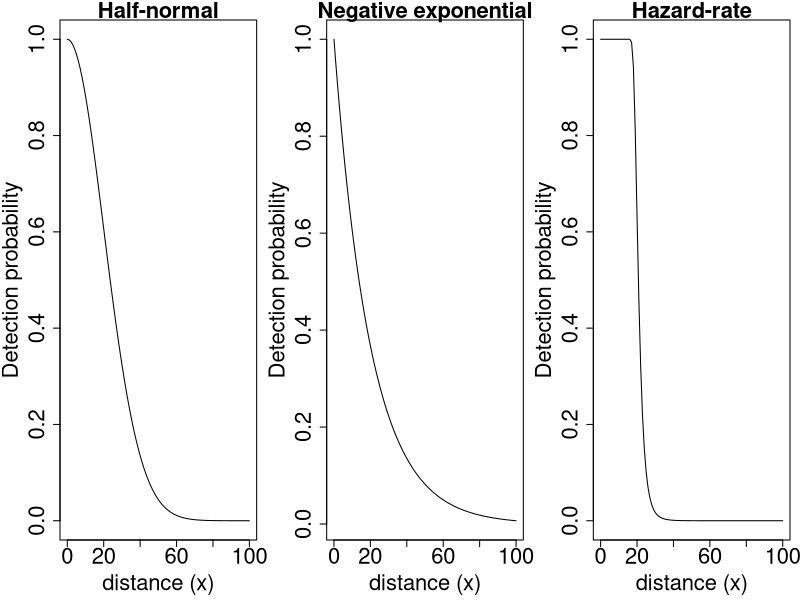

Here is the R script that generated this plot:
## ---- chunk 1
#| label: detfuns
#| echo: false
#| fig-width: 15
#| fig-height: 4.5
#| out-width: '95%'
#| fig-align: 'center'
par(mfrow=c(1,3), mai=c(0.6, 0.6, 0.2, 0.1))
plot(function(x, sigma=20) exp(-x^2/(2*sigma^2)), 0, 100, cex.lab=2,
     cex.axis=2, main="Half-normal", cex.main=2,
     xlab="distance (x)", ylab="Detection probability")
plot(function(x, sigma=20) exp(-x/sigma), 0, 100, cex.lab=2,
     cex.axis=2, main="Negative exponential", cex.main=2,
     xlab="distance (x)", ylab="Detection probability")
plot(function(x, sigma=20, scale=10) 1 - exp(-(x/sigma)^-scale), 0, 100,
     cex.axis=2, main="Hazard-rate", cex.main=2,
     cex.lab=2, xlab="distance (x)", ylab="Detection probability")
